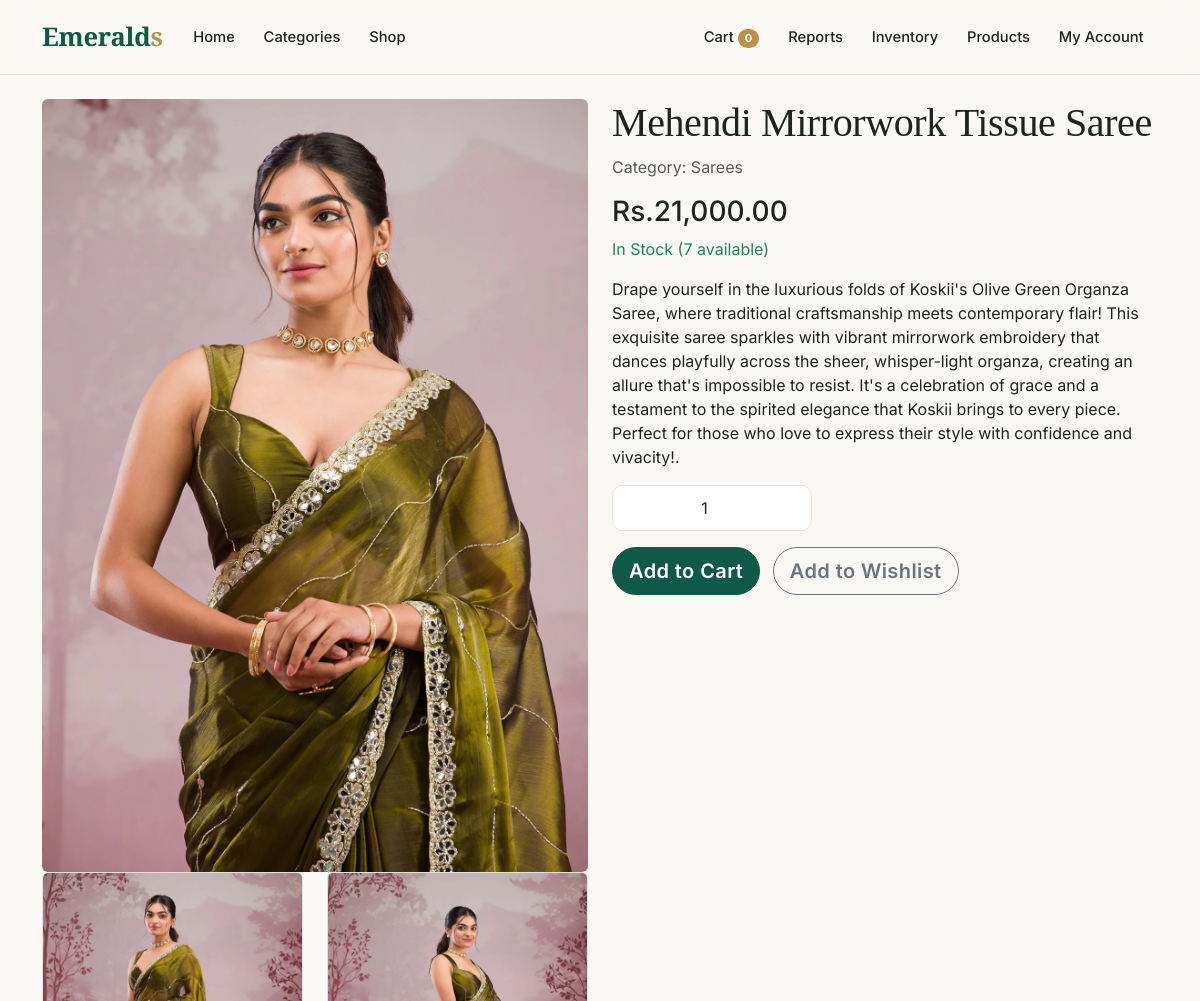
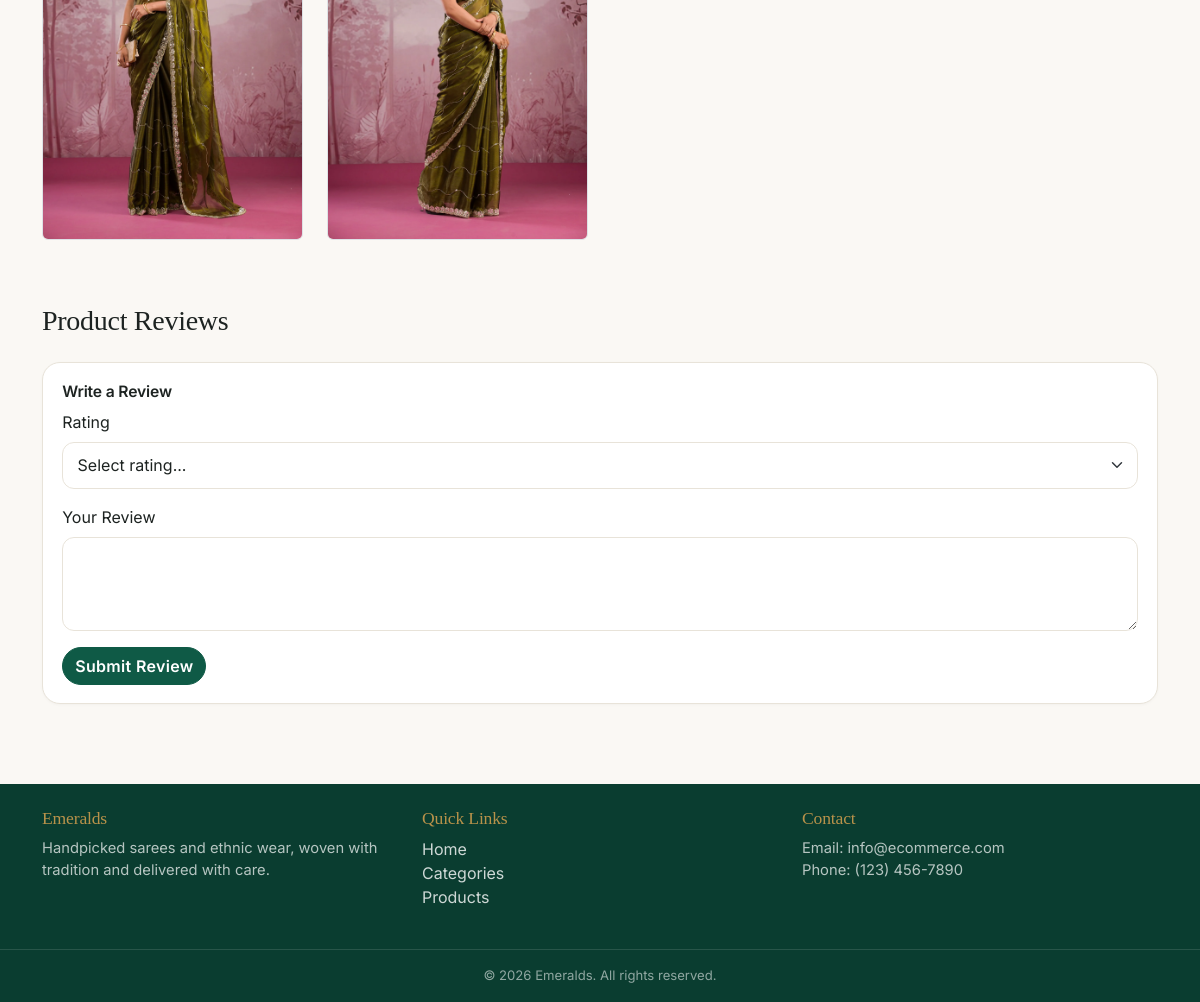
The page /product.php?id=19 (signed in) on the database its author committed (2 pictures, top to bottom).
### tables this page shows
CREATE TABLE `product` (
  `productID` int(11) NOT NULL,
  `Description` text DEFAULT NULL,
  `unitprice` decimal(10,2) NOT NULL,
  `quantityINstock` int(11) NOT NULL DEFAULT 0,
  `supplierid` int(11) DEFAULT NULL,
  `dataAdded` datetime DEFAULT current_timestamp(),
  `productname` varchar(100) NOT NULL,
  `addedBY` int(11) DEFAULT NULL,
  `imageURl` varchar(255) DEFAULT NULL,
  `imageURl2` varchar(255) NOT NULL,
  `imageURl3` varchar(255) NOT NULL,
  `location` varchar(100) DEFAULT NULL,
  `categoryID` int(11) DEFAULT NULL
);

CREATE TABLE `category` (
  `categoryID` int(11) NOT NULL,
  `Description` text DEFAULT NULL,
  `displayOrder` int(11) DEFAULT NULL,
  `categoryname` varchar(50) NOT NULL
);

### product.php (the view, shortened to what this page needs)
<?php
require_once 'includes/db_connect.php';
$productId = $_GET['id'];
$stmt = $pdo->prepare("SELECT p.*, c.categoryname
                      FROM product p
                      LEFT JOIN category c ON p.categoryID = c.categoryID
                      WHERE p.productID = ?");
$stmt->execute([$productId]);
$product = $stmt->fetch(PDO::FETCH_ASSOC);
require_once 'includes/header.php';
$ad_img1 = $product['imageURl2'];
$ad_img2 = $product['imageURl3'];
?>
<div class="row">
    <div class="col-md-6">
        <img src="assets/images/products/<?php echo htmlspecialchars($product['imageURl']); ?>"
            class="img-fluid rounded"
            alt="<?php echo htmlspecialchars($product['productname']); ?>">
            <div class="row additional-images">
            <?php if (!empty($ad_img1)): ?>
                <div class="col-6 mb-3">
                    <img src="assets/images/products/<?php echo $ad_img1; ?>"
                        class="img-fluid rounded border thumbnail-image"
                        alt="<?php echo htmlspecialchars($product['productname']); ?> - Additional image 1"
                        data-full-image="<?php echo $ad_img1; ?>">
                </div>
            <?php endif; ?>
            <?php if (!empty($ad_img2)): ?>
                <div class="col-6 mb-3">
                    <img src="assets/images/products/<?php echo $ad_img2; ?>"
                        class="img-fluid rounded border thumbnail-image"
                        alt="<?php echo htmlspecialchars($product['productname']); ?> - Additional image 2"
                        data-full-image="<?php echo $ad_img2; ?>">
                </div>
            <?php endif; ?>
        </div>
    </div>
    <div class="col-md-6">
        <h1><?php echo htmlspecialchars($product['productname']); ?></h1>
        <p class="text-muted">Category: <?php echo htmlspecialchars($product['categoryname'] ?? 'Uncategorized'); ?></p>
        <p class="h3">Rs.<?php echo number_format($product['unitprice'], 2); ?></p>
        <?php if ($product['quantityINstock'] > 0): ?>
            <p class="text-success">In Stock (<?php echo $product['quantityINstock']; ?> available)</p>
        <?php else: ?>
            <p class="text-danger">Out of Stock</p>
        <?php endif; ?>
        <p><?php echo htmlspecialchars($product['Description']); ?></p>
        <form class="add-to-cart-form" data-product-id="<?php echo $product['productID']; ?>">
            <div class="input-group mb-3" style="max-width: 200px;">
                <input type="number" class="form-control text-center quantity-input"
                    value="1" min="1" max="<?php echo $product['quantityINstock']; ?>">
            </div>
            <button type="submit" class="btn btn-danger btn-lg"
                <?php echo $product['quantityINstock'] <= 0 ? 'disabled' : ''; ?>>
                <?php echo $product['quantityINstock'] > 0 ? 'Add to Cart' : 'Out of Stock'; ?>
            </button>
            <button type="button" class="btn btn-outline-secondary btn-lg ms-2 add-to-wishlist"
                data-product-id="<?php echo $product['productID']; ?>">
                Add to Wishlist
            </button>
        </form>
    </div>
</div>
<div class="row mt-5">
    <div class="col-12">
        <h3>Product Reviews</h3>
        <?php if (isset($_SESSION['user_id'])): ?>
            <div class="card mt-4">
                <div class="card-body">
                    <h5 class="card-title">Write a Review</h5>
                    <form action="./submit_review.php" method="POST">
                        <div class="mb-3">
                            <label for="rating" class="form-label">Rating</label>
                            <select class="form-select" id="rating" name="rating" required>
                                <option value="">Select rating...</option>
                            </select>
                        </div>
                        <div class="mb-3">
                            <label for="comment" class="form-label">Your Review</label>
                            <textarea class="form-control" id="comment" name="comment" rows="3" required></textarea>
                        </div>
                        <button type="submit" class="btn btn-danger">Submit Review</button>
                    </form>
                </div>
            </div>
        <?php else: ?>
            <div class="alert alert-info mt-4">
                Please <a href="./login.php" class="alert-link">login</a> to write a review.
            </div>
        <?php endif; ?>
    </div>
</div>
<?php require_once 'includes/footer.php'; ?>

### assets/css/style.css (style rules this page uses)
:root { --em:#0f5a46; --em-dark:#0a3d30; --em-soft:#e7f1ed; --gold:#b8924a; --ink:#1d2321; --muted:#6b7570; --bg:#faf8f4; --line:#e8e3d9; --bs-body-font-family:'Inter',system-ui,sans-serif; --bs-body-color:var(--ink); }
body { font-family:'Inter',system-ui,sans-serif;background:var(--bg);color:var(--ink);-webkit-font-smoothing:antialiased }
h1,h2,h3,h4,h5,.navbar-brand { font-family:'Playfair Display',Georgia,serif;letter-spacing:-.01em }
.btn { border-radius:999px;font-weight:600;letter-spacing:.02em;transition:all .25s }
.btn-danger { background:var(--em);border-color:var(--em);color:#fff }
.card { border:1px solid var(--line);border-radius:18px;background:#fff;overflow:hidden;box-shadow:0 1px 3px rgba(0,0,0,.03);transition:transform .35s,box-shadow .35s }
.card-body { padding:1.1rem 1.2rem }
.card-title { font-family:'Inter',sans-serif;font-size:.98rem;font-weight:600;line-height:1.35 }
.form-control,.form-select { border-radius:12px;border-color:var(--line);padding:.65rem .9rem }
.quantity-input { width:60px;text-align:center;border-radius:10px }

### rows shown on the page
product: imageURl (picture), imageURl2 (picture), imageURl3 (picture), productname "Mehendi Mirrorwork Tissue Saree", categoryID.categoryname "Sarees", unitprice "21,000.00", quantityINstock "7", Description "Drape yourself in the luxurious folds of Koskii's Olive Green Organza Saree, where traditional craftsmanship meets contemporary flair! This exquisite saree sparkles with vibrant mirrorwork embroidery that dances playfully across the sheer, whisper-light organza, creating an allure that's impossible to resist. It's a celebration of grace and a testament to the spirited elegance that Koskii brings to every piece. Perfect for those who love to express their style with confidence and vivacity!."

### other values the page prints
$cart_item_number "0"
